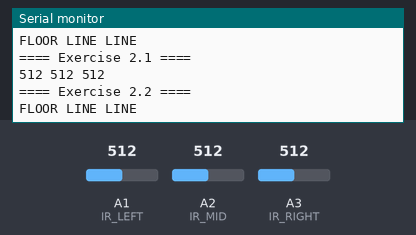
A program run on a simulated Arduino Uno, built with avr-gcc and run on an emulated ATmega328P. Shown: the last lines printed to the serial monitor. The inputs (shaded band) are chosen by the test bench; at power-on: A1 (IR_LEFT) = 512, A2 (IR_MID) = 512, A3 (IR_RIGHT) = 512.

Above: at 1.2 s.
1.3 s: A1 (IR_LEFT) set to 536
At 1.63 s:
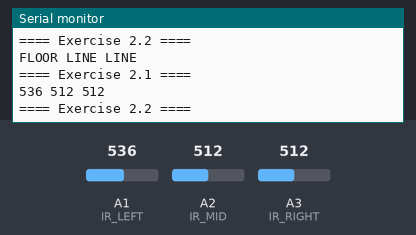
2.8 s: A1 (IR_LEFT) set to 557
At 2.85 s:
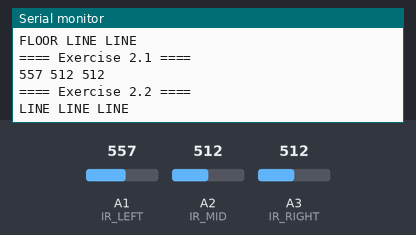
4.4 s: A2 (IR_MID) set to 539
At 5.08 s:
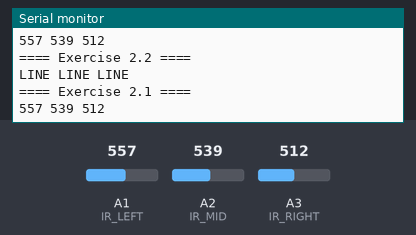
5.9 s: A2 (IR_MID) set to 561
At 6.0 s:
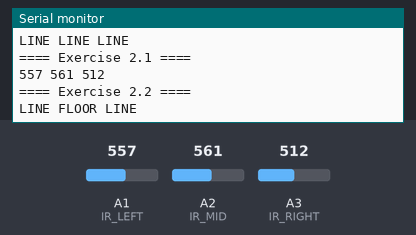
7.5 s: A3 (IR_RIGHT) set to 536
At 7.52 s:
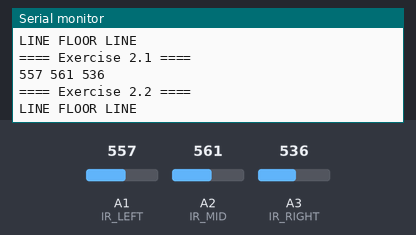
9.0 s: A3 (IR_RIGHT) set to 556
At 9.15 s:
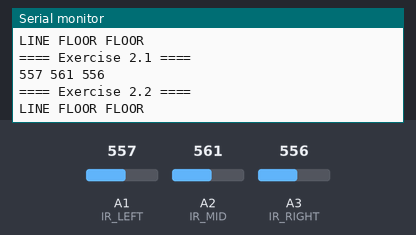
Timing chart, 0 to 11.6 s (numbered marks = the images above; inputs shaded):
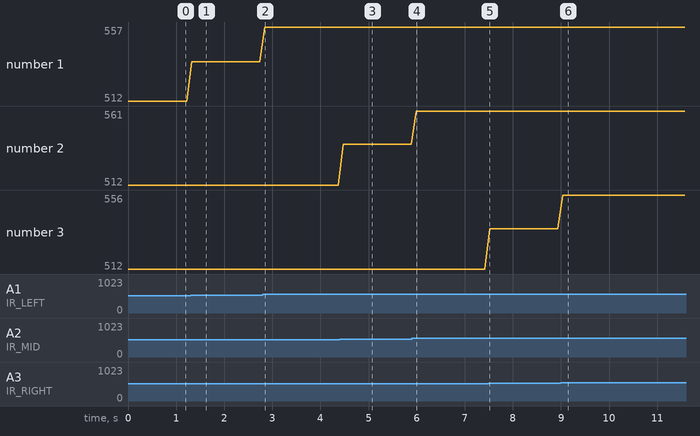

The program:

main.cpp
```cpp
#include <Arduino.h>

/*
===============================================================================
 EXERISE 2.1: ANALOG READ (IR SENSORS)
-------------------------------------------------------------------------------
 1) Connect all IR sensor as shown in the diagram (A1 = LEFT, A2 = MID, A3 = RIGHT).
 2) Upload and open Serial Monitor at 115200 baud.
 3) Move the sensor over:
    - line
    - floor
    - air

 Questions:
   - What is the range of analogRead()? (Use the internet to find the answer)
   - How and why does light change the reading?
===============================================================================
*/

constexpr byte IR_LEFT = A1;
constexpr byte IR_MID = A2;
constexpr byte IR_RIGHT = A3;

void setup() {
    Serial.begin(115200);
    pinMode(IR_LEFT, INPUT);
    pinMode(IR_MID, INPUT);
    pinMode(IR_RIGHT, INPUT);
}

// NOTE: For Exercise 2.2
int irLeftTrigger = 550;
int irMidTrigger = 550;
int irRightTrigger = 550;

void loop() {
    Serial.println("==== Exercise 2.1 ====");

    int irLeft = analogRead(IR_LEFT);
    int irMid = analogRead(IR_MID);
    int irRight = analogRead(IR_RIGHT);

    Serial.print(irLeft);
    Serial.print(" ");
    Serial.print(irMid);
    Serial.print(" ");
    Serial.println(irRight);

    /*
    ===============================================================================
     EXERISE 2.2: ANALOG -> DIGITAL DECISION
    -------------------------------------------------------------------------------
     1) Adjust irTrigger so detection is reliable.
     2) Observe how printed state changes.
     3) Use the value in the line_following program.

     Questions:
       - Why do we need a threshold?
       - What happens if threshold is too high or low?
    ===============================================================================
    */

    Serial.println("");
    Serial.println("==== Exercise 2.2 ====");

    // NOTE: You need to flip 1-2 sign(s) so that it prints correctly
    bool irLeftOnLine = irLeft > irLeftTrigger;
    bool irMidOnLine = irMid < irMidTrigger;
    bool irRightOnLine = irRight < irRightTrigger;

    Serial.print(irLeftOnLine ? "LINE" : "FLOOR");
    Serial.print(" ");
    Serial.print(irMidOnLine ? "LINE" : "FLOOR");
    Serial.print(" ");
    Serial.println(irRightOnLine ? "LINE" : "FLOOR");

    Serial.println("");
    delay(100);
}
```

Measured:
- the behaviour switches between 550 and 551 on A1 (IR_LEFT) (found by bisection; images 1 and 2)
- the behaviour switches between 549 and 550 on A2 (IR_MID) (found by bisection; images 3 and 4)
- the behaviour switches between 549 and 550 on A3 (IR_RIGHT) (found by bisection; images 5 and 6)
- after the input at 1.3 s, the serial monitor: prints a new line at once (image 1)
- after the input at 2.8 s, the serial monitor: prints a new line after 0.05 s (image 2)
- after the input at 4.4 s, the serial monitor: prints a new line after 0.07 s (image 3)
- after the input at 5.9 s, the serial monitor: prints a new line after 0.09 s (image 4)
- after the input at 7.5 s, the serial monitor: prints a new line at once (image 5)
- after the input at 9.0 s, the serial monitor: prints a new line at once (image 6)
